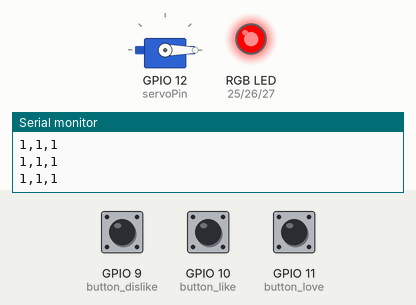
This sketch was run on a simulated ESP32. Shown: servo, an RGB LED mixed from three pins (HIGH = lit), the last lines printed to the serial monitor. The inputs (shaded band) are chosen by the test bench; at power-on: GPIO 11 (button_love) HIGH, GPIO 10 (button_like) HIGH, GPIO 9 (button_dislike) HIGH.

Above: at 1.4 s.
1.5 s: GPIO 11 (button_love) pulled LOW for 0.15 s
At 2.3 s:
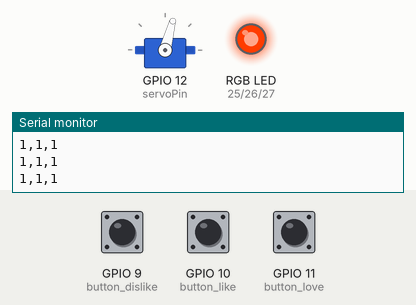
4.6 s: GPIO 10 (button_like) pulled LOW for 1 s
At 6.2 s:
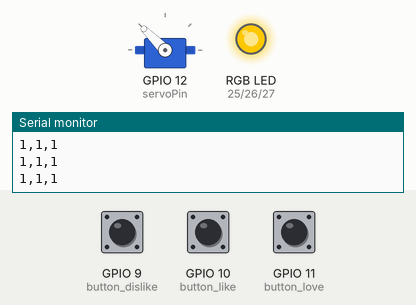
8.6 s: GPIO 9 (button_dislike) pulled LOW for 1 s
11.6 s: GPIO 11 (button_love) pulled LOW for 1 s
At 12.4 s:
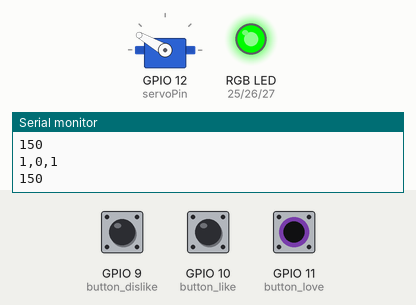
15.6 s: GPIO 9 (button_dislike) pulled LOW for 3.2 s
At 15.71 s:
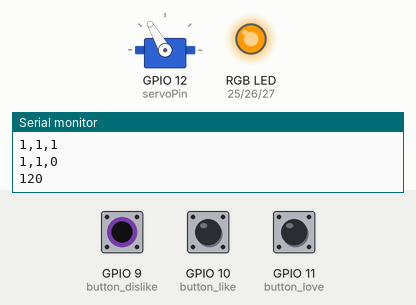
20.3 s: GPIO 10 (button_like) pulled LOW for 0.15 s
At 20.7 s:
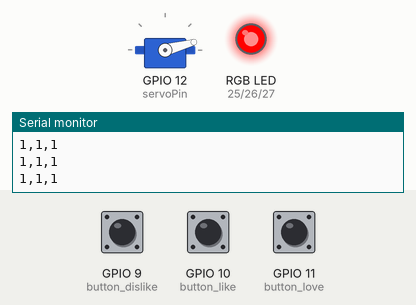
Timing chart, 0 to 24.0 s (numbered marks = the images above; inputs shaded):
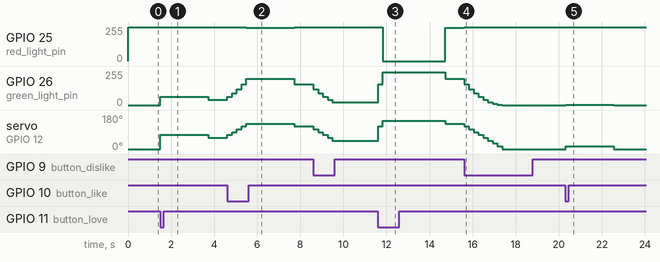

The sketch:

flower.ino
```cpp
#include <ESP32Servo.h>

// Servo
Servo myservo; // Create servo object
int servoPin = 12; // Output pin for servo

// Lights
int red_light_pin= 25;
int green_light_pin = 26;
int blue_light_pin = 27;

// Buttons
int button_like = 10;
int button_love = 11;
int button_dislike = 9;

// Flower scale 0-10 (10 = bloomed)
int flower = 0;

// Cycles since last interaction
int ignored = 0;

void setup(){
  // Servo setup
  ESP32PWM::allocateTimer(0);
  ESP32PWM::allocateTimer(1);
  ESP32PWM::allocateTimer(2);
  ESP32PWM::allocateTimer(3);
  myservo.setPeriodHertz(50);
  myservo.attach(servoPin, 500, 2400);

  // Lights setup
  ledcAttachPin(red_light_pin, 4);
  ledcAttachPin(green_light_pin, 5);
  ledcAttachPin(blue_light_pin, 6);
  ledcSetup(4, 2000, 8);
  ledcSetup(5, 2000, 8);
  ledcSetup(6, 2000, 8);

  // Buttons
  pinMode(button_like, INPUT_PULLUP);
  pinMode(button_love, INPUT_PULLUP);
  pinMode(button_dislike, INPUT_PULLUP);

  Serial.begin(9600);

  set_flower(0);
}

void RGB_color(int red_light_value, int green_light_value, int blue_light_value)
 {
  // Scale red and green values to counteract the green lights being stronger
  ledcWrite(4, min(10 * red_light_value, 255));
  ledcWrite(5, int(pow(((double)green_light_value / 255.0), 2) * 255));
  ledcWrite(6, blue_light_value);
}

void set_flower(int scale) {
  flower = scale;

  // Calculate servo and LED values
  int servo_pos = scale * 15;
  int rgb_red = (10 - scale) * 25;
  int rgb_green = scale * 25;

  // Set servo position
  Serial.println(servo_pos);
  myservo.write(servo_pos);

  // Set LED colors
  RGB_color(rgb_red, rgb_green, 0);

  delay(200);

}

void loop(){
  // Read button inputs
  int like = digitalRead(button_like);
  int love = digitalRead(button_love);
  int dislike = digitalRead(button_dislike);

  // Print out button values
  Serial.print(like);
  Serial.print(",");
  Serial.print(love);
  Serial.print(",");
  Serial.println(dislike);

  if (love == 0) { // Love button pressed --> +5
    if (flower < 5) {
      set_flower(flower + 5);
    }
    else {
      set_flower(10);
    }
    ignored = 0;
  }
  else if (dislike == 0) { // Dislike button pressed --> -1
    if (flower > 0) {
      set_flower(flower - 1);
    }
    ignored = 0;
  }
  else if (like == 0) { // Like button pressed --> +1
    if (flower < 10) {
      set_flower(flower + 1);
    }
    ignored = 0;
  }
  else { // No button pressed --> Slowly lower
    // No buttons pressed
    ignored += 1;
    if (ignored > 100 && flower > 0) {
      set_flower(flower - 1);
      ignored = 0;
    }
  }
  delay(20);
}
```

Measured:
- after the input at 1.5 s, GPIO 26 (green_light_pin): 0/255 → 61/255 at once, → 39/255 2.2 s later; servo on GPIO 12 (servoPin): 0° → 75° at once, → 60° 2.2 s later
- after the input at 4.6 s, GPIO 25 (red_light_pin): 255/255 → 249/255 after 0.90 s, → 255/255 2.2 s later
- after the input at 11.6 s, GPIO 25 (red_light_pin): 255/255 → 0/255 after 0.24 s, → 249/255 2.9 s later
- after the input at 15.6 s, GPIO 25 (red_light_pin): 249/255 → 255/255 after 0.01 s instead of 1.4 s
- after the input at 20.3 s, GPIO 26 (green_light_pin): 0/255 → 2/255 at once, → 0/255 2.2 s later; servo on GPIO 12 (servoPin): 0° → 15° at once, → 0° 2.2 s later
